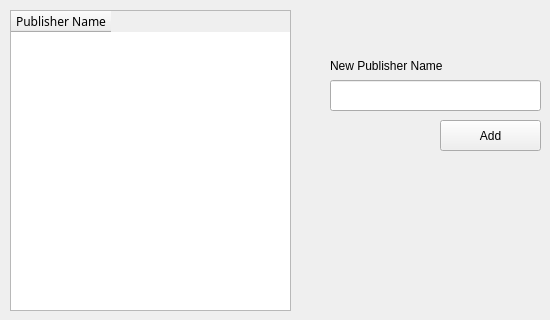
      <widget class="QWidget" name="tab_11">
       <attribute name="title">
        <string>Publishers</string>
       </attribute>
       <widget class="QLabel" name="label_12">
        <property name="geometry">
         <rect>
          <x>330</x>
          <y>50</y>
          <width>131</width>
          <height>31</height>
         </rect>
        </property>
        <property name="text">
         <string>New Publisher Name</string>
        </property>
       </widget>
       <widget class="QTableWidget" name="tableWidget_4">
        <property name="geometry">
         <rect>
          <x>10</x>
          <y>10</y>
          <width>281</width>
          <height>301</height>
         </rect>
        </property>
        <property name="font">
         <font>
          <family>MV Boli</family>
         </font>
        </property>
        <property name="alternatingRowColors">
         <bool>true</bool>
        </property>
        <property name="sortingEnabled">
         <bool>true</bool>
        </property>
        <attribute name="horizontalHeaderCascadingSectionResizes">
         <bool>true</bool>
        </attribute>
        <column>
         <property name="text">
          <string>Publisher Name</string>
         </property>
        </column>
       </widget>
       <widget class="QPushButton" name="pushButton_11">
        <property name="geometry">
         <rect>
          <x>440</x>
          <y>120</y>
          <width>101</width>
          <height>31</height>
         </rect>
        </property>
        <property name="text">
         <string>Add</string>
        </property>
       </widget>
       <widget class="QLineEdit" name="lineEdit_15">
        <property name="geometry">
         <rect>
          <x>330</x>
          <y>80</y>
          <width>211</width>
          <height>31</height>
         </rect>
        </property>
       </widget>
      </widget>
